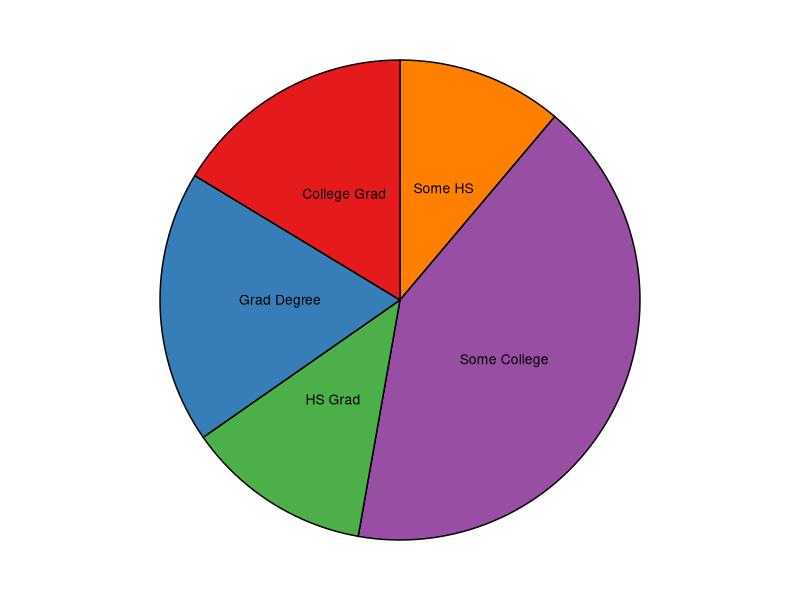
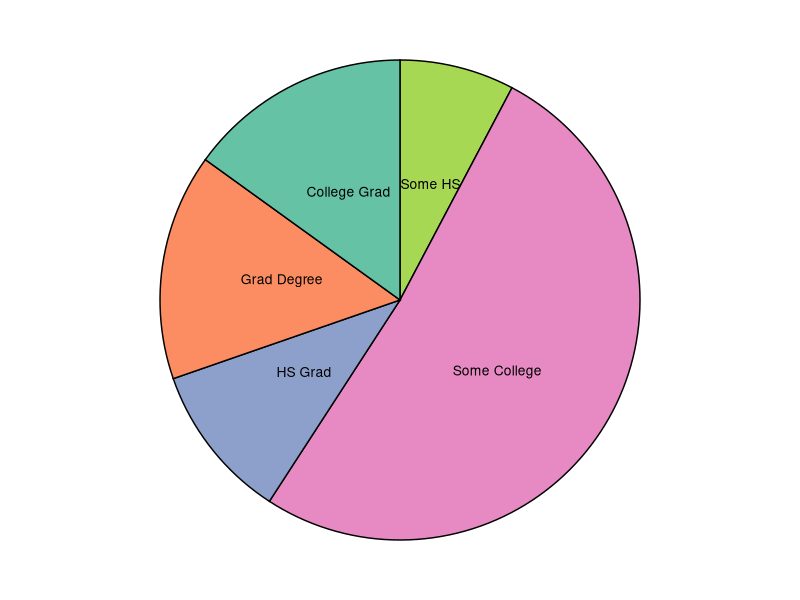

Recreate these plots in R, in order.
## ---- chunk 1
library(ggplot2)
library(dplyr)
# Create Data
EduM <- data.frame(
  group= c("Some HS", "HS Grad", "Some College", "College Grad", "Grad Degree"),
  value=c(82,92,306,120,135))

# Compute the position of labels
EduM <- EduM %>% 
  arrange(desc(group)) %>%
  mutate(prop = value / sum(EduM$value) *100) %>%
  mutate(ypos = cumsum(prop)- 0.47*prop )
  
  # Basic piechart
ggplot(EduM, aes(x="", y=prop, fill=group)) +
  geom_bar(stat="identity", width=1, color="black") +
  coord_polar("y", start=0) +
  theme_void() + 
theme(legend.position="none") +
  geom_text(aes(y = ypos, label = group), color = "black", size=3.5) +
  scale_fill_brewer(palette="Set1")

#Create visual for females
EduF <- data.frame(
  group= c("Some HS", "HS Grad", "Some College", "College Grad", "Grad Degree"),
  value=c(116, 158,772,226,229))

EduF <- EduF %>% 
  arrange(desc(group)) %>%
  mutate(prop = value / sum(EduF$value) *100) %>%
  mutate(ypos = cumsum(prop)- 0.47*prop )
  
ggplot(EduF, aes(x="", y=prop, fill=group)) +
  geom_bar(stat="identity", width=1, color="black") +
  coord_polar("y", start=0) +
  theme_void() + 
theme(legend.position="none") +
  geom_text(aes(y = ypos, label = group), color = "black", size=3.5) +
  scale_fill_brewer(palette="Set2")
